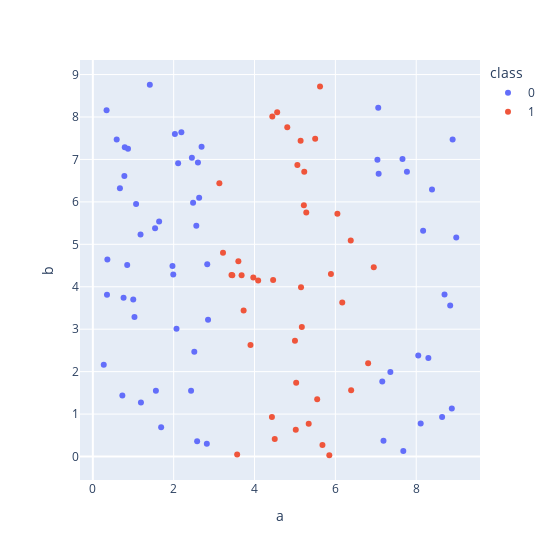

Notebook code for this chart:
### Code cell
fig = px.scatter(df, x='a',
            y='b',
            color='class',
            height=560,
            width=560,
            )
fig.show()

### Figure 1 — Plotly figure (JSON) as saved in the notebook; plotly's stock layout.template omitted (floating-point values rounded to 4 significant figures)
{"data": [{"hovertemplate": "class=0<br>a=%{x}<br>b=%{y}<extra></extra>", "legendgroup": "0", "marker": {"color": "#636efa", "symbol": "circle"}, "mode": "markers", "name": "0", "orientation": "v", "showlegend": true, "type": "scatter", "x": [2.58, 1.99, 2.48, 2.51, 7.68, 0.59, 8.64, 8.39, 2.07, 0.76, 0.34, 7.66, 2.03, 2.6, 1.18, 2.43, 0.36, 0.67, 7.19, 2.56, 2.69, 2.19, 7.36, 7.77, 1.97, 0.87, 1.19, 8.88, 0.27, 8.84, 1.54, 8.7, 7.06, 2.82, 0.73, 7.07, 8.9, 8.17, 8.05, 7.16, 2.11, 8.99, 7.04, 2.63, 1.69, 2.83, 0.79, 1.64, 1.56, 1, 1.03, 0.35, 0.78, 1.07, 0.85, 8.11, 8.3, 1.41, 2.85, 2.45], "xaxis": "x", "y": [0.36, 4.29, 5.98, 2.47, 0.13, 7.47, 0.93, 6.29, 3.01, 3.74, 8.16, 7.01, 7.6, 6.93, 5.23, 1.55, 4.64, 6.32, 0.37, 5.44, 7.3, 7.64, 1.99, 6.71, 4.49, 7.25, 1.27, 1.13, 2.16, 3.56, 5.38, 3.82, 8.22, 0.3, 1.44, 6.66, 7.47, 5.32, 2.38, 1.77, 6.91, 5.16, 6.99, 6.1, 0.69, 4.53, 7.29, 5.54, 1.55, 3.7, 3.29, 3.81, 6.61, 5.95, 4.51, 0.78, 2.32, 8.76, 3.22, 7.04], "yaxis": "y"}, {"hovertemplate": "class=1<br>a=%{x}<br>b=%{y}<extra></extra>", "legendgroup": "1", "marker": {"color": "#EF553B", "symbol": "circle"}, "mode": "markers", "name": "1", "orientation": "v", "showlegend": true, "type": "scatter", "x": [5, 5.03, 5.68, 6.38, 3.97, 4.09, 3.43, 3.6, 5.02, 4.81, 5.14, 5.22, 3.9, 3.68, 4.43, 5.89, 5.55, 3.22, 3.73, 6.05, 4.5, 5.85, 5.15, 5.62, 5.28, 4.46, 6.81, 4.56, 4.44, 6.95, 5.34, 5.5, 3.13, 5.17, 6.39, 5.06, 3.57, 6.17, 5.23, 3.45], "xaxis": "x", "y": [2.73, 1.74, 0.27, 5.09, 4.22, 4.15, 4.28, 4.6, 0.63, 7.76, 7.44, 5.92, 2.63, 4.27, 0.93, 4.3, 1.35, 4.8, 3.44, 5.72, 0.41, 0.03, 3.99, 8.72, 5.75, 4.16, 2.2, 8.11, 8.01, 4.46, 0.77, 7.49, 6.44, 3.05, 1.56, 6.87, 0.05, 3.63, 6.71, 4.27], "yaxis": "y"}], "layout": {"height": 560, "legend": {"title": {"text": "class"}, "tracegroupgap": 0}, "margin": {"t": 60}, "width": 560, "xaxis": {"anchor": "y", "domain": [0, 1], "title": {"text": "a"}}, "yaxis": {"anchor": "x", "domain": [0, 1], "title": {"text": "b"}}}}
